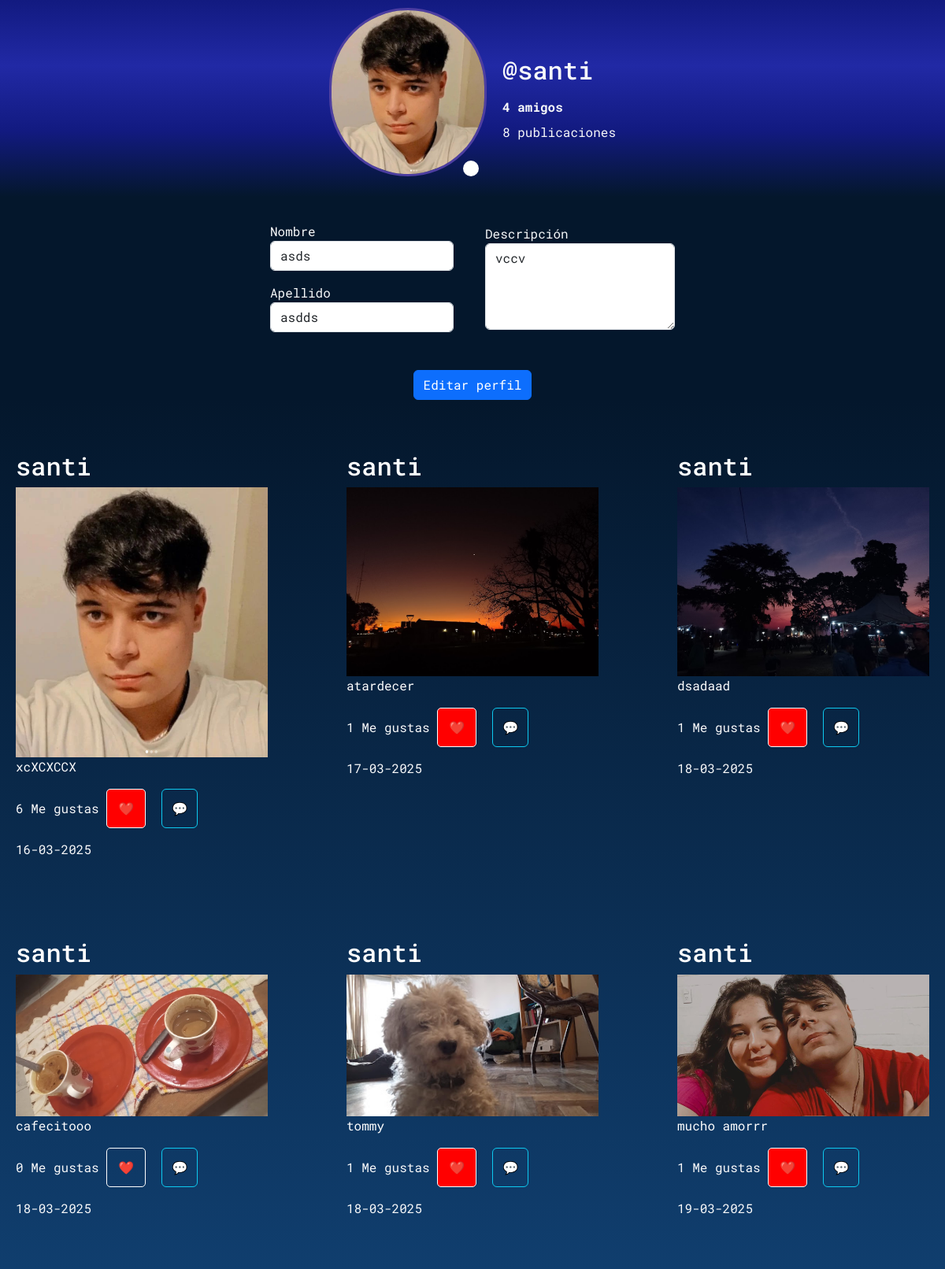
Page /mi-perfil/ (signed in) on the committed database.
### redsocialapp/models.py (models this page shows)
class Perfil(models.Model):
    nombre = models.CharField(max_length=100)
    apellido = models.CharField(max_length=100, null=True)
    imagen = models.ImageField(upload_to='fotos_perfil/')
    descripcion = models.TextField(max_length=300, blank=True, null=True)
    user = models.OneToOneField(User, on_delete=models.CASCADE) #oneToOneField indica que la relacion entre el usuario y el perfil de 1 a 1, es decir, 1 usuario tiene 1 perfil.
    amigos = models.ManyToManyField(User,blank=True,related_name='mis_amigos')

class Publicacion(models.Model):
    imagen = models.ImageField(upload_to='publicaciones/')
    autor = models.ForeignKey(User,on_delete=models.CASCADE)
    descripcion = models.TextField(max_length=150, blank=True)
    fechaPublicacion = models.DateTimeField(auto_now_add=True)
    likes = models.IntegerField(default=0, validators=[MinValueValidator(0)]) #validators=[MinValueValidator(0)] es una validación que asegura que el valor del campo no sea menor que un mínimo especificado, en este caso, 0.
    liked_by = models.ManyToManyField(User, related_name='likes', blank=True) #Cada usuario puede dar "Me gusta" a múltiples publicaciones, y cada publicación puede recibir "Me gusta" de múltiples usuarios.

### redsocialapp/views.py (the view)
# urls.py: path('mi-perfil/',views.miPerfil,name='mi-perfil'),
@login_required
def miPerfil(request):
    perfil = request.user.perfil
    if request.method == "GET":
        cantidadPublicaciones = Publicacion.objects.count()
        formularioPerfil = PerfilForm(instance=perfil)
        misPublicaciones = Publicacion.objects.filter(autor = request.user)
        if misPublicaciones.exists():
            return render(request, 'miPerfil.html', {
                'form': formularioPerfil,
                'cantidadPublicaciones':cantidadPublicaciones,
                'misPublicaciones': misPublicaciones
            })
    else:
        formularioPerfil = PerfilForm(request.POST,request.FILES,instance=perfil)
        perfilEditado = formularioPerfil.save(commit=False)
        perfilEditado.user = request.user
        perfilEditado.save()
        return redirect('inicio')

### redsocialapp/forms.py
class PerfilForm(forms.ModelForm):
    class Meta:
        model = Perfil
        fields = ['imagen', 'nombre', 'apellido', 'descripcion']

### redsocialapp/templates/miPerfil.html (shortened to what this page needs)
{%extends 'base.html'%}
{% load static %}
{% block content %}
    <section class="contenedorMiPerfil">
        <form class="formMiPerfil" method="post" enctype="multipart/form-data">
            <div class="encabezadoPerfil">
                <div class="form-group mb-3 contenedorFotoPerfil">
                    <img class="fotoPerfil" src="{{ form.instance.imagen.url }}" alt="fotoPerfil">
                    <label for="id_imagen" class="editarFotoBtn">
                        <img src="https://img.icons8.com/?size=100&id=8192&format=png&color=000000" alt="">
                    </label>
                </div>
                <div class="datos-cuenta d-flex flex-column gap-2">
                    <h2 class="text-light">@{{user.username}}</h2>
                    <strong class="text-light">{{user.perfil.amigos.count}} amigos</strong>
                    <span class="text-light">{{cantidadPublicaciones}} publicaciones</span>
                </div>
            </div>
            <div class="datos-personales">
                <div class="nombre-apellido">
                    <div class="form-group mb-3">
                        <label class="text-light" for="nombre">Nombre</label>
                        <input class="form-control" type="text" name="nombre" id="nombre" placeholder="ingrese su nombre" value="{{form.instance.nombre}}">
                    </div>
                    <div class="form-group mb-3">
                        <label class="text-light" for="apellido">Apellido</label>
                        <input class="form-control" type="text" name="apellido" id="apellido" placeholder="ingrese su apellido" value="{{form.instance.apellido}}">
                    </div>
                </div>
                <div class="descripcion">
                    <div class="form-group mb-3">
                        <label class="text-light for="id_descripcion">Descripción</label>
                        <textarea name="descripcion" id="id_descripcion" class="form-control" rows="4" placeholder="Añade una descripción">{{form.instance.descripcion}}</textarea>
                    </div>
                </div>
            </div>
            <button type="submit" class="btn btn-primary btnEditarPerfil">Editar perfil</button>
         </form>
         <section class="misPublicaciones">
            {%if misPublicaciones%}
                {% for publicacion in misPublicaciones %}
                        <div class="miPublicacion">
                            <h2>{{publicacion.autor.username}}</h2>
                            <img src="{{publicacion.imagen.url}}" alt="fotoPublicacion">
                            <p>{{publicacion.descripcion}}</p>
                            <div class="publicacion-operaciones">
                                <form
                                    hx-post="{% url 'me_gusta' publicacion.id %}"
                                    hx-target=".contenedor-btnLike-{{publicacion.id}}"
                                    hx-swap="outerHTML"
                                    hx-trigger="submit"
                                    method="post">
                                    <div class="contenedor-btnLike-{{publicacion.id}}">
                                        <span class="text-light" id="likes-{{ publicacion.id }}">{{ publicacion.likes }} Me gustas</span>
                                        <input class="btn-like {% if request.user in publicacion.liked_by.all %}liked{% endif %}" type="submit" value="❤️">
                                    </div>
                                </form>
                                <button class="btn btn-outline-info">💬</button>
                            </div>
                            <span class="text-light">{{publicacion.fechaPublicacion|date:"d-m-Y"}}</span>
                        </div>
                {% endfor %}
            {%endif%}
         </section>
    </section>
{% endblock %}

### redsocialapp/static/css/estilos.css (style rules this page uses)
body { font-family: "Roboto Mono", monospace; }
.publicacion-operaciones { display: flex; gap: 20px; margin: 10px 0px 15px 0px; }
.publicacion-operaciones .btn-like { border: none; background-color: transparent; color: #fff; height: 50px; width: 50px; border: solid 1px #fff; border-radius: 5px; }
.publicacion-operaciones .liked { background-color: red; }
.contenedorMiPerfil { height: 100vh; width: 100%; background-color: #04172c; }
.encabezadoPerfil { width: 100%; height: 250px; display: flex; justify-content: center; align-items: center; gap: 20px; background: linear-gradient(#121a80,#2129a5,#121a80,#04172c); }
.encabezadoPerfil .fotoPerfil { width: 200px; border: solid 3px #4d3ea1; border-radius: 9999px; }
.contenedorFotoPerfil { position: relative; }
.encabezadoPerfil .editarFotoBtn { position: absolute; right: 10px; bottom: 0px; }
.encabezadoPerfil .editarFotoBtn img { width: 50px; cursor: pointer; background-color: #fff; padding: 10px; border-radius: 15px; }
.datos-personales { height: 220px; width: 100%; display: flex; justify-content: center; align-items: center; margin: auto; gap: 40px; background-color: #04172c; }
.btnEditarPerfil { display: block; margin: auto; }
.misPublicaciones { height: auto; width: 100%; display: grid; place-content: center; align-content: center; grid-template-columns: repeat(3,1fr); gap: 70px; padding: 50px; background: linear-gradient(#04172c,#103e6e); }
.miPublicacion { width: 350px; height: 100%; padding: 15px; }
.miPublicacion h2 { color: #fff; }
.miPublicacion p { color: #fff; }
.miPublicacion img { width: 100%; }

### rows in the picture
Perfil: instance.imagen (picture), nombre "asds", apellido "asdds", descripcion "vccv"
Publicacion: autor.username "santi", imagen (picture), descripcion "xcXCXCCX", likes "6", id "❤️", fechaPublicacion "16-03-2025"
Publicacion: autor.username "santi", imagen (picture), descripcion "atardecer", likes "1", id "❤️", fechaPublicacion "17-03-2025"
Publicacion: autor.username "santi", imagen (picture), descripcion "dsadaad", likes "1", id "❤️", fechaPublicacion "18-03-2025"
Publicacion: autor.username "santi", imagen (picture), descripcion "cafecitooo", likes "0", id "❤️", fechaPublicacion "18-03-2025"
Publicacion: autor.username "santi", imagen (picture), descripcion "tommy", likes "1", id "❤️", fechaPublicacion "18-03-2025"
Publicacion: autor.username "santi", imagen (picture), descripcion "mucho amorrr", likes "1", id "❤️", fechaPublicacion "19-03-2025"

### other values in the picture
{{ user.username }} "santi"
{{ user.perfil.amigos.count }} "4"
{{ cantidadPublicaciones }} "8"
